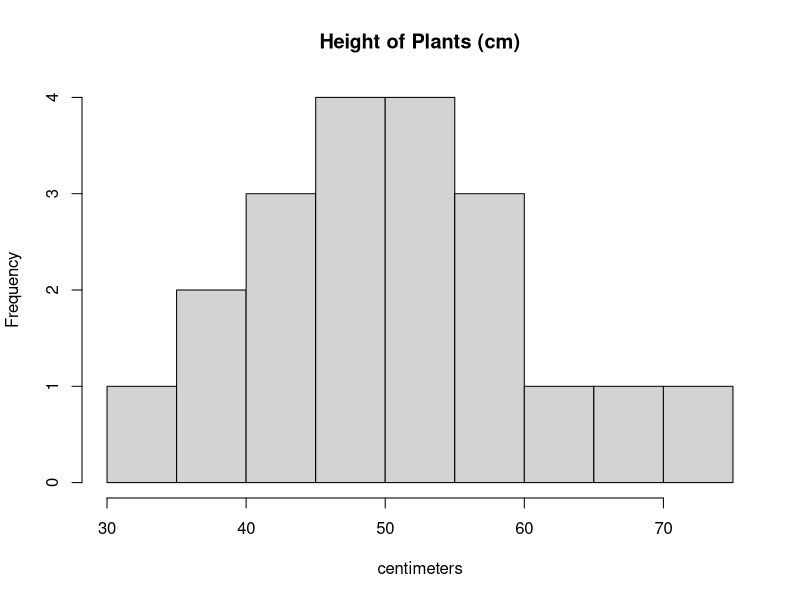

Reproduce this figure in R.
# Chpater 3 Homework

dat <- data.frame(data = c(0.83, 0.86, 0.91, 0.99, 1, 1.01, 1.01, 1.01, 1.02, 
                           1.02, 1.02))

dat$dev_sq <- (dat$data - mean(dat$data)) ^ 2

dat
sum(dat$dev_sq)
sum(dat$dev_sq) / 10
sqrt(sum(dat$dev_sq) / 10)
sd(dat$data)
1 / 0.62

data <- c(49, 54, 48, 52, 67, 36, 75, 48, 38, 41, 44, 53, 55, 56, 60, 59, 62, 43, 48, 32)
hist(data, breaks = 10, main = "Height of Plants (cm)", xlab = "centimeters")
